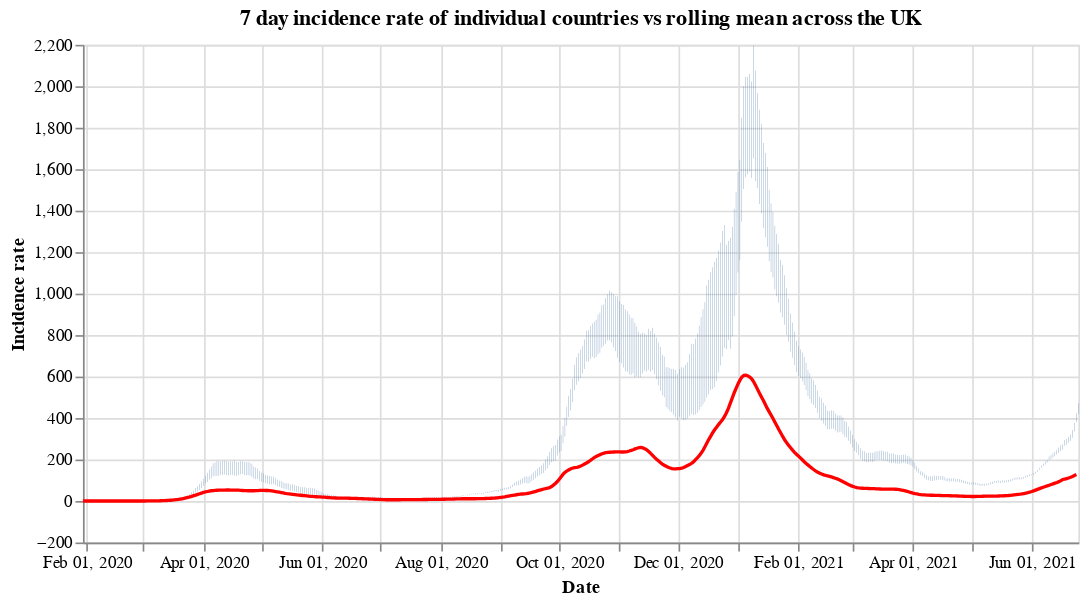

This figure's notebook cell:
### Code cell
#collapse
countries = uk_cases['areaName'].unique()
countries.sort()

selection = alt.selection_single(
    name='Select',
    fields=['areaName'],
    init={'areaName': 'Wales'},
    bind={'areaName': alt.binding_select(options=countries)}
)

# scatter plot, modify opacity based on selection
bars = alt.Chart(uk_cases).mark_bar().add_selection(
    selection
).encode(
    x=alt.X("yearmonthdate(date):T", axis=alt.Axis(title='Date')),
    y=alt.Y("weeklyCasesRate:Q", axis=alt.Axis(title='Incidence rate')),
    tooltip='weeklyCasesRate:Q',
    opacity=alt.condition(selection, alt.value(1), alt.value(0))
).properties(title=f'7 day incidence rate of individual countries vs rolling mean across the UK', width=600)

line = alt.Chart(overview_cases).mark_line(
    color='red',
    size=2,
).transform_window(
    rolling_mean='mean(weeklyCasesRate)',
    frame=[0, 7]
).encode(
    x='yearmonthdate(date):T',
    y='rolling_mean:Q'
)

alt.layer(bars, line)

### Figure 1 — Vega-Lite specification as saved in the notebook (floating-point values rounded to 4 significant figures; data arrays with more than 128 entries replaced by an {"elided": "..."} marker saying what was removed)
{"config": {"view": {"continuousWidth": 400, "continuousHeight": 300}}, "layer": [{"data": {"name": "data-71deda2d00afe389fe5460372488d762"}, "mark": "bar", "encoding": {"opacity": {"condition": {"value": 1, "selection": "Select"}, "value": 0}, "tooltip": {"type": "quantitative", "field": "weeklyCasesRate"}, "x": {"type": "temporal", "axis": {"title": "Date"}, "field": "date", "timeUnit": "yearmonthdate"}, "y": {"type": "quantitative", "axis": {"title": "Incidence rate"}, "field": "weeklyCasesRate"}}, "selection": {"Select": {"type": "single", "fields": ["areaName"], "init": {"areaName": "Wales"}, "bind": {"areaName": {"input": "select", "options": ["England", "Northern Ireland", "Scotland", "Wales"]}}}}, "title": "7 day incidence rate of individual countries vs rolling mean across the UK", "width": 600}, {"data": {"name": "data-7dae087b6b407ca3f6a6959ca9faaaec"}, "mark": {"type": "line", "color": "red", "size": 2}, "encoding": {"x": {"type": "temporal", "field": "date", "timeUnit": "yearmonthdate"}, "y": {"type": "quantitative", "field": "rolling_mean"}}, "transform": [{"window": [{"op": "mean", "field": "weeklyCasesRate", "as": "rolling_mean"}], "frame": [0, 7]}]}], "$schema": "https://vega.github.io/schema/vega-lite/v4.8.1.json", "datasets": {"data-71deda2d00afe389fe5460372488d762": {"elided": "1956 records"}, "data-7dae087b6b407ca3f6a6959ca9faaaec": {"elided": "512 records"}}}
